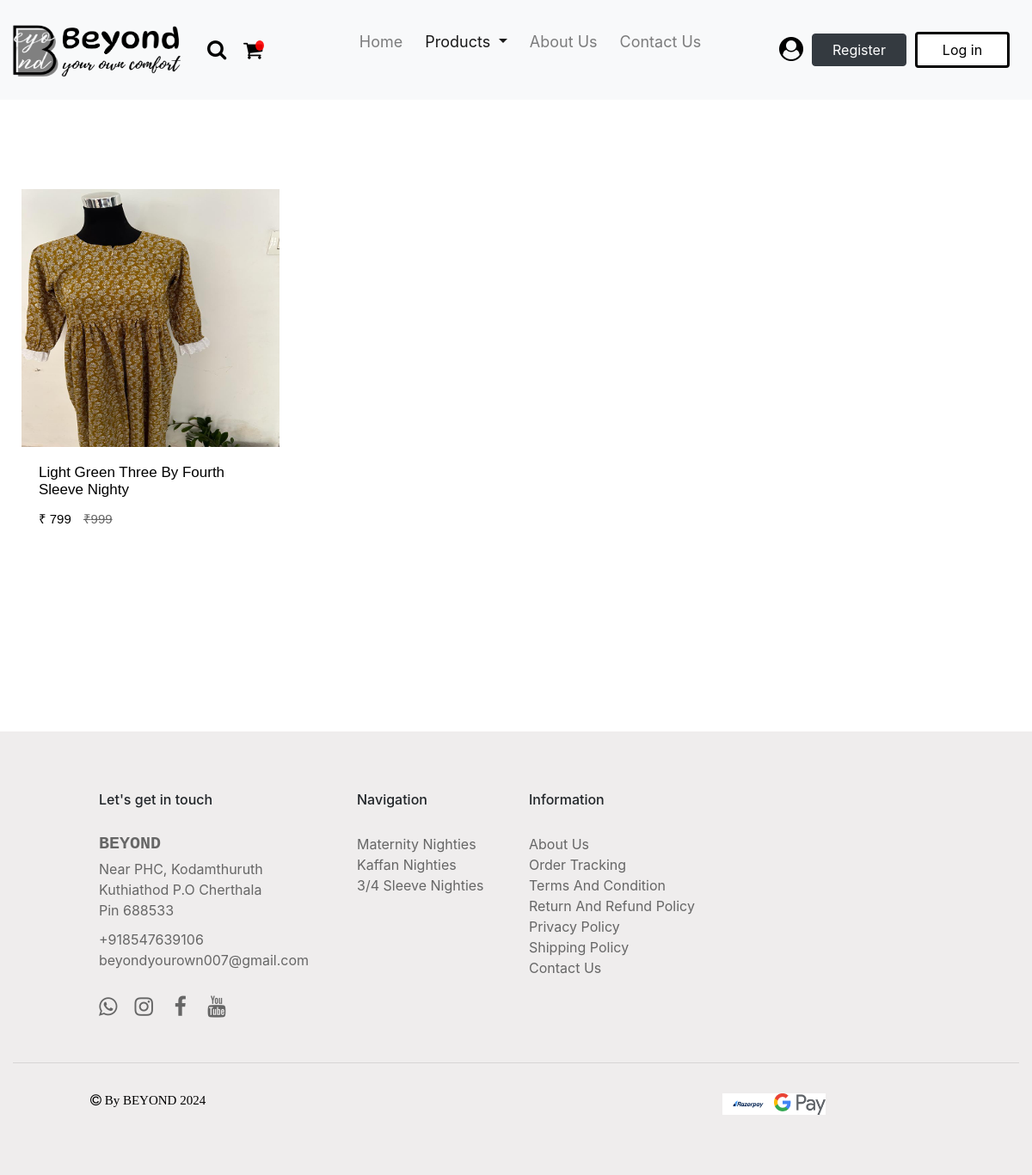
Page /product/threebyfourth_sleeve/ on the committed database.
### products/models.py (models this page shows, shortened)
class Product(BaseModel):
    product_name = models.CharField(max_length = 100)
    slug = models.SlugField(unique = True, null = True, blank = True)
    category = models.ForeignKey(Category, on_delete = models.CASCADE, related_name = "products")
    brand = models.CharField(max_length = 100, null = True)
    price = models.TextField(max_length = 10, null = True)
    dummy_price = models.TextField(max_length = 10, null = True)
    product_description = models.TextField(max_length = 500)
    color = models.CharField(max_length = 100, null = True)
    size_variant = models.ManyToManyField(SizeVariant, blank = True)

class ProductImage(BaseModel):
    product = models.ForeignKey(Product,  on_delete = models.CASCADE, related_name = "product_images")
    image = models.ImageField(upload_to="product")

### products/views.py (the view)
# urls.py: path('threebyfourth_sleeve/', threebyfourth_sleeve, name = 'threebyfourth_sleeve'),
def threebyfourth_sleeve(request):
    category_name = 'Three By Fourth Sleeve Nighties'
    category = Category.objects.get(category_name = category_name)
    products = Product.objects.filter(category = category)
    return render(request, 'product/threebyfourth_sleeve.html', {'category_name': category_name, 'products': products})

### templates/product/threebyfourth_sleeve.html (shortened to what this page needs)
{% load static %}
<!DOCTYPE html>
<html lang="en">
<head>
    <link href="https://use.fontawesome.com/releases/v5.0.1/css/all.css" rel="stylesheet">
    <link rel="stylesheet" href="https://cdn.jsdelivr.net/npm/bootstrap@4.6.2/dist/css/bootstrap.min.css">
    <link rel="stylesheet" href="https://cdnjs.cloudflare.com/ajax/libs/font-awesome/4.7.0/css/font-awesome.min.css">
</head>
<body>
    <nav class="navbar navbar-expand-lg navbar-light fixed-top bg-light">
        <a class="navbar-brand" href="{% url 'index' %}"><img src="{% static 'images/logo.png' %}" class="logo"></a>
        <a href="{% url 'search' %}"><span class="fa fa-search"></span></a>
        <a href="{% url 'cart' %}"><i class="fa badge fa-badge" value="{{ request.user.profile.get_cart_count }}">&#xf07a;</i></a>
        <div class="collapse navbar-collapse" id="navbarSupportedContent">
          <ul class="navbar-nav mr-auto">
            <li class="nav-item">
              <a class="nav-link js-scroll-trigger" href="{% url 'index' %}">Home <span class="sr-only">(current)</span></a>
            </li>
            <li class="nav-item dropdown active">
              <a class="nav-link dropdown-toggle" href="#" role="button" data-toggle="dropdown" aria-expanded="false">
                Products
              </a>
            </li>
            <li class="nav-item">
                <a class="nav-link js-scroll-trigger" href="#">About Us</a>
            </li>
            <li class="nav-item">
                <a class="nav-link js-scroll-trigger" href="#">Contact Us</a>
            </li>
          </ul>
          <form class="form-inline my-2 my-lg-0">
            <a href="" class="account-link js-scroll-trigger"><span class="fa fa-user-circle"></span></a>
            <a class="btn btn-dark js-scroll-trigger" href="{% url 'signup' %}">Register</a>
            <a class="btn btn-outline-dark js-scroll-trigger" href="{% url 'login' %}">Log in</a>
          </form>
        </div>
    </nav>
    <div class="container-fluid" id="container">
        <div class="row">
            {% for k in products %}
            <div class="row row-cols-2 g-2">
                <div class="col">
                    <div class="card">
                        <div class="grid-image">
                            <a href="{% url 'get_products' k.slug %}"><img src="/media/{{k.product_images.first.image}}" class="card-img-top" alt="..."></a>
                        </div>
                        <div class="card-body">
                            <a href="{% url 'get_products' k.slug %}" class="link"><h5 class="card-title">{{k.product_name}}</h5></a>
                            <p class="card-price">₹ {{k.price}} <strike class="dummy-price">₹{{k.dummy_price}}</strike></p>
                        </div>
                    </div>
                </div>
            </div>
            {% endfor %}
        </div>
    </div>
    <div class="container-fluid" id="footer">
        <div class="row">
            <div class="col-xs-1 col-lg-1"></div>
            <div class="col-xs-3 col-lg-3">
                <h6 class="footer-heading">Let's get in touch</h6>
                <h5 class="footer-logo">BEYOND</h5>
                <p class="footer-description"> Near PHC, Kodamthuruth<br>Kuthiathod P.O Cherthala<br>Pin 688533</p>
                <a href="" class="footer-navigation">+918547639106</a><br>
                <a href="" class="footer-navigation">beyondyourown007@gmail.com</a><br>
                <a href="" class="footer-navigation"><span class="fa fa-whatsapp"></span></a><a href=""><span class="fa fa-instagram"></span></a> <a href=""><span class="fa fa-facebook"></span></a> <a href=""><span class="fa fa-youtube"></span></a>
            </div>
            <div class="col-xs-2 col-lg-2">
                <h6 class="footer-heading">Navigation</h6>
                <a href="" class="footer-navigation">Maternity Nighties</a><br>
                <a href="" class="footer-navigation">Kaffan Nighties</a><br>
                <a href="" class="footer-navigation">3/4 Sleeve Nighties</a><br>
            </div>
            <div class="col-xs-3 col-lg-3">
                <h6 class="footer-heading">Information</h6>
                <a href="" class="footer-navigation">About Us</a><br>
                <a href="" class="footer-navigation">Order Tracking</a><br>
                <a href="" class="footer-navigation">Terms And Condition</a><br>
                <a href="" class="footer-navigation">Return And Refund Policy</a><br>
                <a href="" class="footer-navigation">Privacy Policy</a><br>
                <a href="" class="footer-navigation">Shipping Policy</a><br>
                <a href="" class="footer-navigation">Contact Us</a><br>
            </div>
            <div class="col-xs-2 col-lg-2"></div>
            <div class="col-xs-1 col-lg-1"></div>
            <div class="col-xs-12 col-lg-12">
                <hr>
            </div>
            <div class="col-xs-6 col-lg-6">
                <span class="fa fa-copyright"> By BEYOND 2024</span>
            </div>
            <div class="col-xs-6 col-lg-6">
                <img src="{% static 'images/footer_icons.png' %}" class="footer-icon" alt="">
            </div>
        </div>
    </div>
</body>
</html>

### templates/product/threebyfourth_sleeve.html (style rules this page uses)
.logo { width: 220px; height: 70px; margin-left: 20px; margin-right: -10px; margin-top: 10px; margin-bottom: 10px; }
.navbar-brand { font-size: 38px; font-weight: bolder; font-family:'Courier New', Courier, monospace; margin-right: 5px; margin-left: -30px; }
.fa-badge { color: black; margin-left: 10px; margin-right: 10px; font-size: 24px; }
.badge:after { content:attr(value); font-size:12px; color: #fff; background: red; border-radius:50%; padding: 0 5px; position:relative; left:-8px; top:-10px; opacity:0.9; }
.fa-search { color: black; margin-left: 20px; font-size: 24px; }
.navbar-nav { margin-left: 70px; margin-bottom: 20px; }
.nav-item { margin-left: 5px; margin-right: 5px; font-size: 18px; }
.account-link { color: black !important; text-decoration: none !important; margin-left: 10px; margin-right: 10px; }
.fa-user-circle { font-size: 28px; }
.btn-dark { margin-right: 10px; width: 110px; }
.btn-outline-dark { width: 110px; margin-right: 10px; }
.btn-outline-dark { background-color: white !important; color: black !important; border: solid black; }
#container { margin-top: 170px; margin-bottom: 150px; }
.card { width: 300px !important; margin-left: 25px; margin-right: 10px; border: 0px; margin-top: 50px !important; margin-bottom: 50px !important; border-radius: 0px !important; }
.card-img-top { height: 300px !important; border-radius: 0px !important; }
.link { color:black !important; text-decoration: none !important; }
.card-title { font-size: 17px; font-family: Verdana, Geneva, Tahoma, sans-serif; }
.card-price { font-size: 15px; font-family: Verdana, Geneva, Tahoma, sans-serif; color: black; }
.dummy-price { color:#666666; margin-left: 10px; }
.grid-image { height: 300px; overflow: hidden; }
.grid-image .card-img-top { transition: transform .5s ease; }
#footer { background-color: #efeded; padding-bottom: 50px; }
.footer-heading { margin-top: 70px; margin-bottom: 30px; }
.footer-logo { color: #666666; font-family: 'Courier New', Courier, monospace; font-weight: bolder; margin-bottom: 5px; }
.footer-description { color: #666666; margin-bottom: 10px; }
.footer-navigation { color: #666666; text-decoration: none !important; }
.fa-whatsapp { color: #666666; padding-top: 30px !important; font-size: 25px; margin-right: 10px; }
.fa-instagram { color: #666666; padding-top: 30px !important; font-size: 25px; margin-left: 10px; margin-right: 10px; }
.fa-facebook { color: #666666; padding-top: 30px !important; font-size: 25px; margin-left: 10px; margin-right: 10px; }
.fa-youtube { color: #666666; padding-top: 30px !important; font-size: 25px; margin-left: 10px; margin-right: 10px; }
hr { margin-top: 50px; margin-bottom: 30px; }
.fa-copyright { font-size: 15px; font-weight: light !important; color: black; margin-left: 90px; margin-bottom: 20px; }
.footer-icon { width: 120px; height: 25px; margin-left: auto; margin-right: auto; display: block; margin-top: 5px !important; margin-bottom: 20px; }

### rows in the picture
Product: product_images.first.image (picture), product_name "Light Green Three By Fourth Sleeve Nighty", price "799", dummy_price "999"
